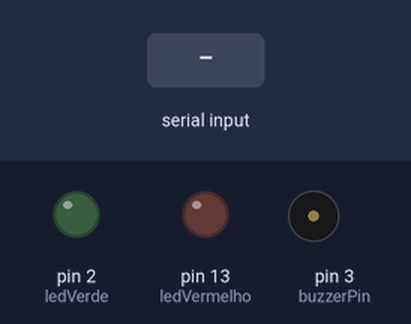
Bench run of a sketch on a simulated Arduino Uno, built with avr-gcc and run on an emulated ATmega328P. Parts: output pins drawn as LEDs (lit = HIGH), buzzer (waves = sounding). The inputs (shaded band) are chosen by the test bench.

Above: at 1.2 s.
1.3 s: "1" received over Serial
At 2.3 s:
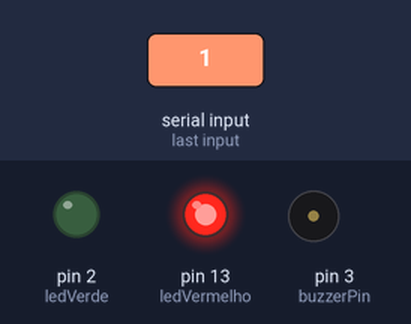
3.3 s: "0" received over Serial
At 5.0 s:
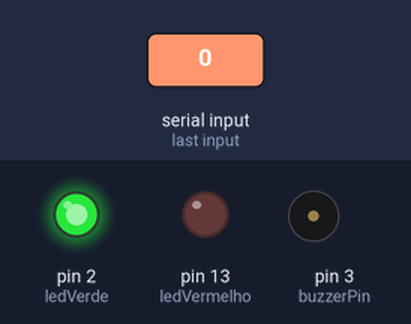
5.3 s: "2" received over Serial
At 5.55 s:
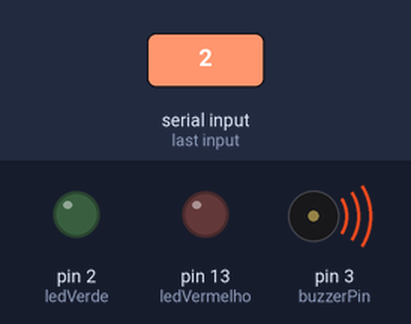
Timing chart, 0 to 8.3 s (numbered marks = the images above; inputs shaded):
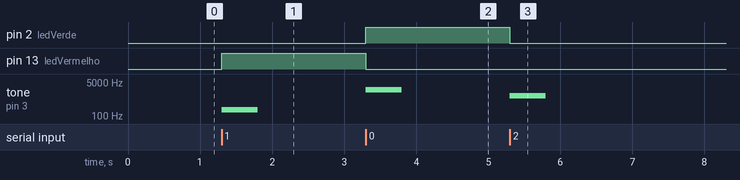

Measured:
- after the input at 1.3 s, pin 13 (ledVermelho): LOW → HIGH at once; tone on pin 3 (buzzerPin): silent → 200 Hz at once, → silent 0.50 s later
- after the input at 3.3 s, pin 2 (ledVerde): LOW → HIGH at once; pin 13 (ledVermelho): HIGH → LOW at once; tone on pin 3 (buzzerPin): silent → 2000 Hz at once, → silent 0.50 s later
- after the input at 5.3 s, pin 2 (ledVerde): HIGH → LOW at once; tone on pin 3 (buzzerPin): silent → 1000 Hz at once, → silent 0.50 s later

The sketch:

sketch_LED.ino
```cpp
const int ledVermelho = 13;  // Pino do LED vermelho
const int ledVerde = 2;      // Pino do LED verde
const int buzzerPin = 3;     // Pino onde o buzzer está conectado

char command;

void setup() {
  pinMode(ledVermelho, OUTPUT);
  pinMode(ledVerde, OUTPUT);
  pinMode(buzzerPin, OUTPUT);
  Serial.println("Arduino");
  Serial.begin(9600);
}

void loop() {
  if (Serial.available() > 0) {
    command = Serial.read();

    switch (command) {
      case '1':
        digitalWrite(ledVermelho, HIGH);  // Acende o LED vermelho
        digitalWrite(ledVerde, LOW);      // Apaga o LED verde
        tone(buzzerPin, 200, 500);        // Emite um som grave (200 Hz) por 500 ms
        break;

      case '0':
        digitalWrite(ledVermelho, LOW);   // Apaga o LED vermelho
        digitalWrite(ledVerde, HIGH);     // Acende o LED verde
        tone(buzzerPin, 2000, 500);       // Emite um som agudo (2000 Hz) por 500 ms
        break;

      case '2':
        digitalWrite(ledVermelho, LOW);   // Apaga o LED vermelho
        digitalWrite(ledVerde, LOW);      // Apaga o LED verde
        tone(buzzerPin, 1000, 500);       // Emite um som intermediário (1000 Hz) por 500 ms
        break;

      case 'R':
        tone(buzzerPin, 200, 500);        // Emite um som grave (200 Hz) por 500 ms para o som vermelho
        break;

      case 'V':
        tone(buzzerPin, 2000, 500);       // Emite um som agudo (2000 Hz) por 500 ms para o som verde
        break;

      case 'S':
        tone(buzzerPin, 1500, 500);       // Emite um som intermediário (1500 Hz) por 500 ms para o som de apagar
        break;
    }
  }
}
```
